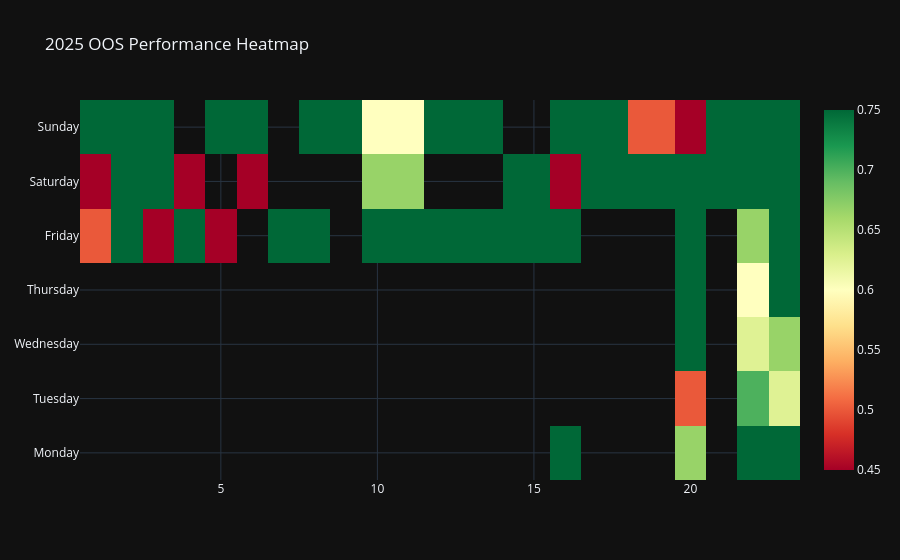

The cell this chart's notebook holds for it:
### Code cell
# Cell 11 (Comparative Regime Analysis - Dynamic Discovery)
import plotly.graph_objects as go
import numpy as np
import pandas as pd

# 1. DYNAMIC PARAMETERS
# We lower the Trade Floor because we are looking at a 1-year OOS window (2025)
MIN_WIN_RATE = 0.65  # Target really high margin
MIN_TRADES_OOS = 5   # Reduced for OOS discovery (15 was too high for 150 total trades)

# 2. FEATURE MAPPING
results_df['hour'] = results_df.index.hour
results_df['dayofweek'] = results_df.index.dayofweek
results_df['day_name'] = results_df.index.day_name()
results_df['is_retail'] = results_df['dayofweek'].isin([4, 5, 6])
results_df['is_2025'] = results_df.index.year == 2025

# 1. PnL CALCULATION BEFORE SPLIT
win_payout, loss_payout = 0.43, -0.57

active_subset['PnL'] = np.where(active_subset['Signal'] == 1, 
                          np.where(active_subset['target'] == 1, win_payout, loss_payout),
                          np.where(active_subset['Signal'] == -1,
                                   np.where(active_subset['target'] == 0, win_payout, loss_payout), 0))

# 2. SPLIT & GROUP
data_2025 = active_subset[active_subset['is_2025']]

# Group by day/hour for 2025
heatmap_data = data_2025.groupby(['dayofweek', 'day_name', 'hour', 'is_retail']).agg(
    Win_Rate=('PnL', lambda x: (x > 0).mean()),
    Trades=('Signal', 'count'),
    Total_PnL=('PnL', 'sum')
).reset_index()

# 4. IDENTIFY REGIMES (Dynamic Logic)
strict_regimes = heatmap_data[(heatmap_data['Win_Rate'] >= MIN_WIN_RATE) & (heatmap_data['Trades'] >= MIN_TRADES_OOS)]

# 4. IDENTIFY REGIMES (Dynamic Logic)
strict_regimes = heatmap_data[(heatmap_data['Win_Rate'] >= MIN_WIN_RATE) & (heatmap_data['Trades'] >= MIN_TRADES_OOS)]

# Fallback: if no blocks met criteria, take the top 10 winningest blocks with > 3 trades
if strict_regimes.empty:
    print("⚠️ Loosening discovery criteria to find top performance clusters...")
    strict_regimes = heatmap_data[heatmap_data['Trades'] >= 3].sort_values('Win_Rate', ascending=False).head(10)

# Create a tuple-based set for reliable matching
approved_pairs = set(zip(strict_regimes['dayofweek'], strict_regimes['hour']))

# 5. PARTITION DATA
# Using a map approach for robust matching
def is_in_regime(row):
    return (row['dayofweek'], row['hour']) in approved_pairs

active_subset['In_Regime'] = active_subset.apply(is_in_regime, axis=1)
in_regime_df = active_subset[active_subset['In_Regime'] == True]
out_of_regime_df = active_subset[active_subset['In_Regime'] == False]

# 6. COMPARATIVE REPORTING
def get_stats(df, label):
    if df.empty: return f"{label:15} | No Trades"
    wr = (df['PnL'] > 0).mean()
    pnl = df['PnL'].sum()
    ev = df['PnL'].mean()
    return f"{label:15} | WR: {wr:.2%} | Trades: {len(df):4} | PnL: ${pnl:8.2f} | Avg EV: ${ev:5.3f}"

print("--- ⚖️ OVERALL PERFORMANCE COMPARISON (Total Backtest) ---")
print(get_stats(in_regime_df, "LASER-FOCUS"))
print(get_stats(out_of_regime_df, "OUT-OF-REGIME"))

print("\n--- 🏁 RECENT PERFORMANCE (2025 OOS ONLY) ---")
print(get_stats(in_regime_df[in_regime_df['is_2025'] == True], "LASER (2025)"))
print(get_stats(out_of_regime_df[out_of_regime_df['is_2025'] == True], "OUT-OF-R (2025)"))

# 7. FINAL EXPORT FOR SCANNER
PROFITABLE_MATRIX = strict_regimes.groupby('dayofweek')['hour'].apply(list).to_dict()
print(f"\nPROFITABLE_MATRIX (Based on 2025) = {PROFITABLE_MATRIX}")

# 8. HEATMAP VISUALIZATION
pivot_wr = heatmap_data.pivot(index='day_name', columns='hour', values='Win_Rate')
pivot_wr = pivot_wr.reindex(['Monday', 'Tuesday', 'Wednesday', 'Thursday', 'Friday', 'Saturday', 'Sunday'])
fig = go.Figure(data=go.Heatmap(z=pivot_wr.values, x=pivot_wr.columns, y=pivot_wr.index, colorscale='RdYlGn', zmin=0.45, zmax=0.75))
fig.update_layout(title='2025 OOS Performance Heatmap', template='plotly_dark')
fig.show()

### Figure 1 — Plotly figure (JSON) as saved in the notebook; plotly's stock layout.template omitted (floating-point values rounded to 4 significant figures; data arrays with more than 128 entries replaced by an {"elided": "..."} marker saying what was removed)
{"data": [{"colorscale": [[0, "rgb(165,0,38)"], [0.1, "rgb(215,48,39)"], [0.2, "rgb(244,109,67)"], [0.3, "rgb(253,174,97)"], [0.4, "rgb(254,224,139)"], [0.5, "rgb(255,255,191)"], [0.6, "rgb(217,239,139)"], [0.7, "rgb(166,217,106)"], [0.8, "rgb(102,189,99)"], [0.9, "rgb(26,152,80)"], [1, "rgb(0,104,55)"]], "type": "heatmap", "x": [1, 2, 3, 4, 5, 6, 7, 8, 9, 10, 13, 15, 16, 17, 19, 20, 21, 22, 23], "y": ["Monday", "Tuesday", "Wednesday", "Thursday", "Friday", "Saturday", "Sunday"], "z": {"elided": "7x19 float values"}, "zmax": 0.75, "zmin": 0.45}], "layout": {"title": {"text": "2025 OOS Performance Heatmap"}}}
